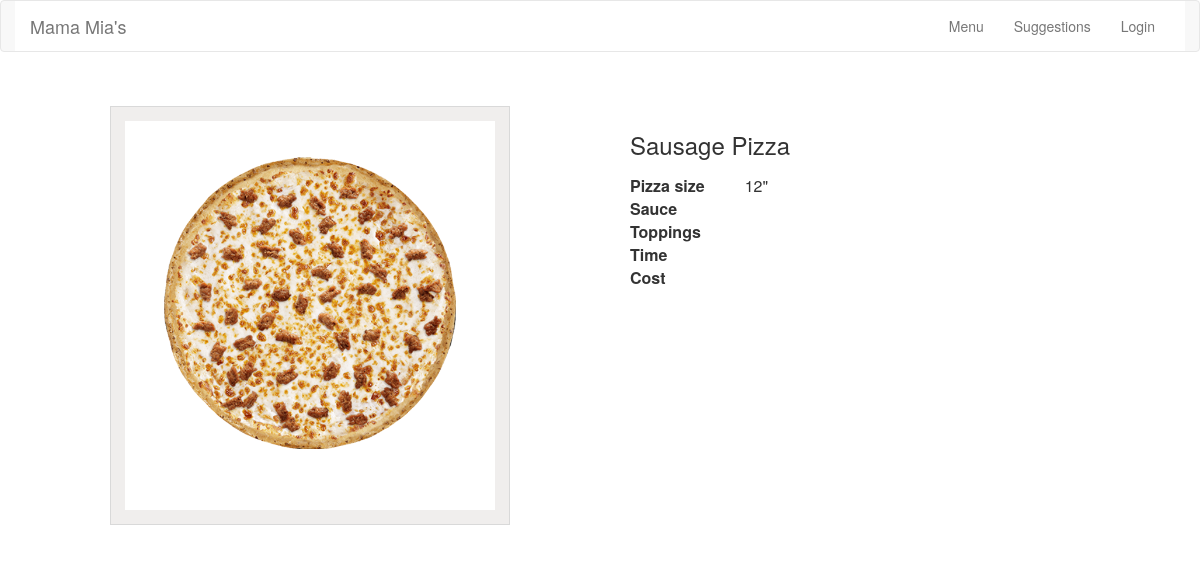
Page /details.php?id=1 on the committed database.
### tables this page shows
CREATE TABLE `Media` (
	`media_id`	int(11) NOT NULL,
	`title`	varchar(100) NOT NULL,
	`img`	varchar(255) NOT NULL,
	`genre_id`	int(11) NOT NULL,
	`format`	varchar(25) NOT NULL,
	`year`	varchar(100) NOT NULL,
	`category`	varchar(6) NOT NULL
);

### inc/functions.php (called while the page is built, shortened)
<?php
function full_catalog_array() {
    include("connection.php");
    try {
        $results = $db->query("SELECT media_id, title, category, img FROM Media");
    } catch (Exception $e) {
        echo "Unable to retrieve results";
        exit;
    }
    $catalog = $results->fetchAll();
    return $catalog;
}

### details.php (the view, shortened to what this page needs)
<?php
include("inc/functions.php");
$catalog = full_catalog_array();
if (isset($_GET["id"])) {
    $id = $_GET["id"];
    if (isset($catalog[$id])) {
        $item = $catalog[$id];
    }
}
include("inc/header.php"); ?>
<div class="section page">
    <div class="wrapper">
        <div class="media-picture">
        <span>
            <img src="<?php echo $item["img"]; ?>" alt="<?php echo $item["title"]; ?>" />
        </span>
        </div>
        <div class="media-details">
            <h1><?php echo $item["title"]; ?></h1>
            <table>
                <tr>
                    <th>Pizza size</th>
                    <td><?php echo $item["category"]; ?></td>
                </tr>
                <tr>
                    <th>Sauce</th>
                    <td><?php echo $item["genre"]; ?></td>
                </tr>
                <tr>
                    <th>Toppings</th>
                    <td><?php echo $item["format"]; ?></td>
                </tr>
                <tr>
                    <th>Time</th>
                    <td><?php echo $item["year"]; ?></td>
                </tr>
                <?php if (strtolower($item["category"]) == '10"' || '12"' || '14"' || '16"') { ?>
                <tr>
                    <th>Cost</th>
                    <td><?php echo $item["artist"]; ?></td>
                </tr>
                <?php } ?>
            </table>
        </div>
    </div>
</div>

### css/style.css (style rules this page uses)
html { font-size: 100%; -webkit-text-size-adjust: 100%; -ms-text-size-adjust: 100%; }
html, button, input, select, textarea { font-family: sans-serif; }
body { margin: 0; }
h1 { font-size: 2em; margin: 0.67em 0; }
img { border: 0; -ms-interpolation-mode: bicubic; }
table { border-collapse: collapse; border-spacing: 0; text-align: left; }
table th { padding-right: 40px; }
html { overflow-y: scroll; overflow-x: hidden; }
body { font-family: 'Open Sans', sans-serif; background:#f0eeed; color: #676767; }
.wrapper { width: 980px; margin: 0 auto; }
.section.page:after { content:"";display:block;visibility:hidden;height:0;clear:both; }
.section.page { padding: 34px 0; background: white; }
.section.page h1 { font-size: 24px; text-align: center; line-height: 1.6; font-weight: normal; }
.section.page .media-details h1 { text-align: left; }
.media-picture { float: left; width: 400px; text-align: center; border: 1px solid #d9d9d9; padding: 14px; background: #f0eeed; }
.media-picture span { background: white; display: block; width: 100%; padding: 36px 0 61px; }
.media-picture img { width: 292px; }
.media-details { width: 460px; float: right; }

### rows in the picture
media: img (picture), title "Sausage Pizza", category "12\""
